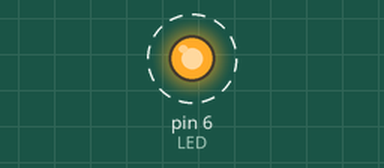
Recording of a sketch running on a simulated Arduino Uno, built with avr-gcc and run on an emulated ATmega328P. On the bench: output pins drawn as LEDs (lit = HIGH). Dashed ring = blinking.

Above: at 0.05 s.
Timing chart, 0 to 3.0 s (numbered marks = the images above):
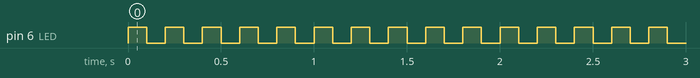

The sketch:

LED_test.ino
```cpp
#define LED 6

void setup() {
  pinMode(LED,OUTPUT);
}

void loop() {
  analogWrite(LED,255);
  delay(100);
  analogWrite(LED,0);
  delay(100);
}
```

Measured:
- by itself, pin 6 (LED): alternates HIGH for 0.10 s and LOW for 0.10 s
